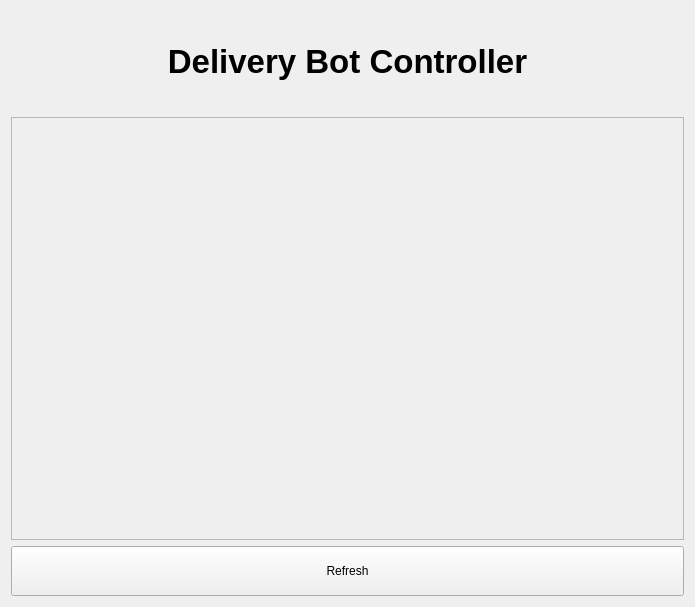
<?xml version="1.0" encoding="UTF-8"?>
<ui version="4.0">
 <class>BotMainPage</class>
 <widget class="QWidget" name="BotMainPage">
  <property name="geometry">
   <rect>
    <x>0</x>
    <y>0</y>
    <width>695</width>
    <height>607</height>
   </rect>
  </property>
  <property name="windowTitle">
   <string>Form</string>
  </property>
  <layout class="QVBoxLayout" name="verticalLayout">
   <item>
    <layout class="QVBoxLayout" name="layoutTitle">
     <item>
      <widget class="QLabel" name="labelTitle">
       <property name="minimumSize">
        <size>
         <width>0</width>
         <height>100</height>
        </size>
       </property>
       <property name="font">
        <font>
         <pointsize>25</pointsize>
         <weight>75</weight>
         <bold>true</bold>
        </font>
       </property>
       <property name="text">
        <string>Delivery Bot Controller</string>
       </property>
       <property name="alignment">
        <set>Qt::AlignCenter</set>
       </property>
      </widget>
     </item>
    </layout>
   </item>
   <item>
    <layout class="QVBoxLayout" name="layoutScroll">
     <item>
      <widget class="QScrollArea" name="areaScroll">
       <property name="widgetResizable">
        <bool>true</bool>
       </property>
       <widget class="QWidget" name="widgetScroll">
        <property name="geometry">
         <rect>
          <x>0</x>
          <y>0</y>
          <width>673</width>
          <height>419</height>
         </rect>
        </property>
        <layout class="QVBoxLayout" name="verticalLayout_2">
         <item>
          <layout class="QVBoxLayout" name="layoutScrollContents"/>
         </item>
        </layout>
       </widget>
      </widget>
     </item>
    </layout>
   </item>
   <item>
    <layout class="QVBoxLayout" name="layoutButton">
     <item>
      <widget class="QPushButton" name="buttonRefresh">
       <property name="minimumSize">
        <size>
         <width>0</width>
         <height>50</height>
        </size>
       </property>
       <property name="text">
        <string>Refresh</string>
       </property>
      </widget>
     </item>
    </layout>
   </item>
  </layout>
 </widget>
 <resources/>
 <connections/>
</ui>
